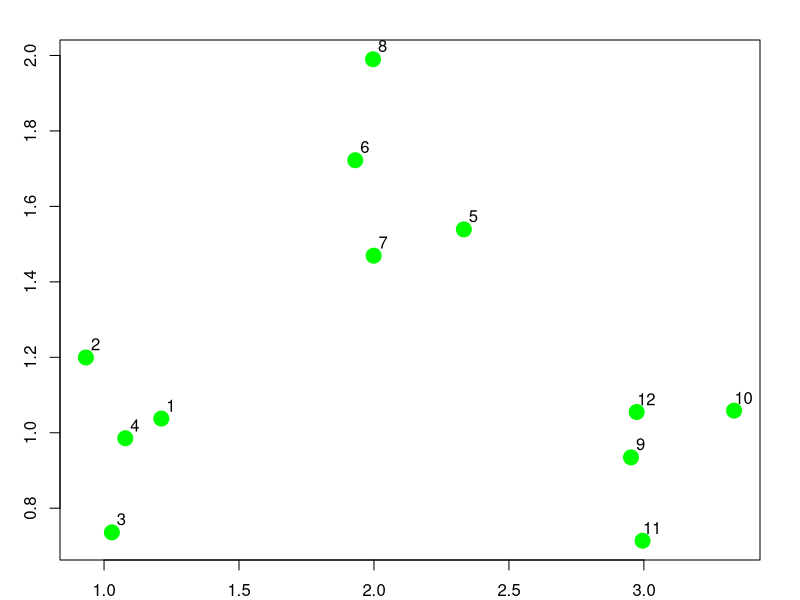
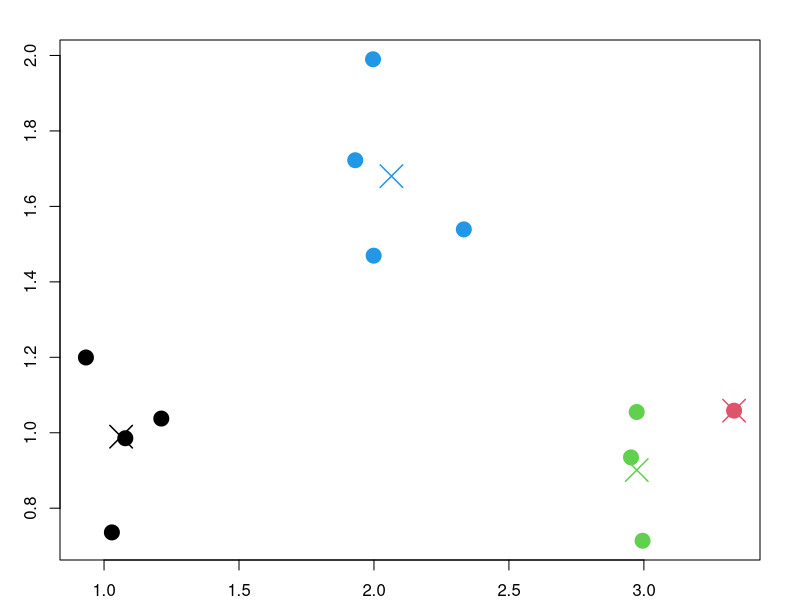
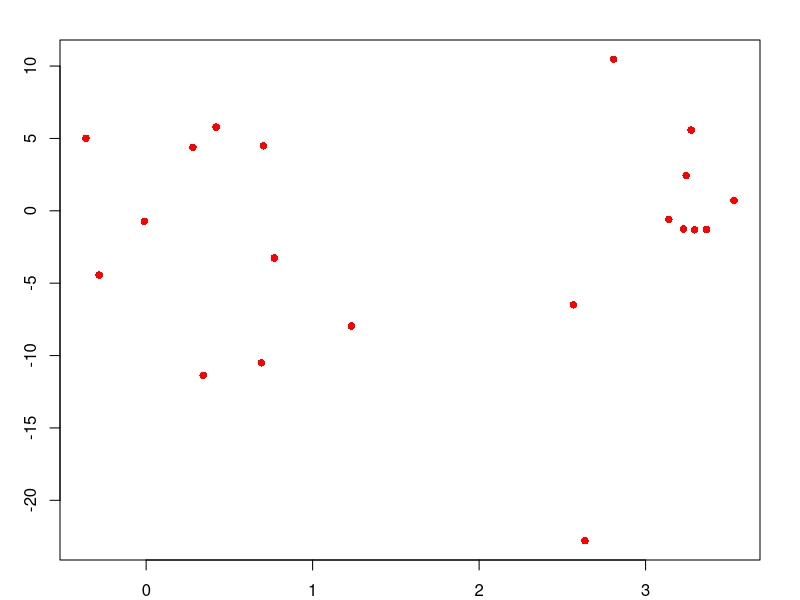
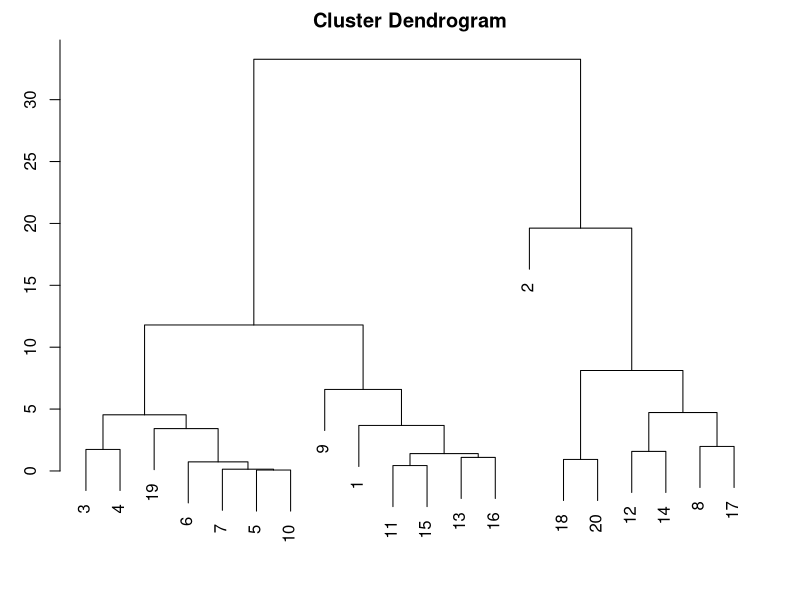
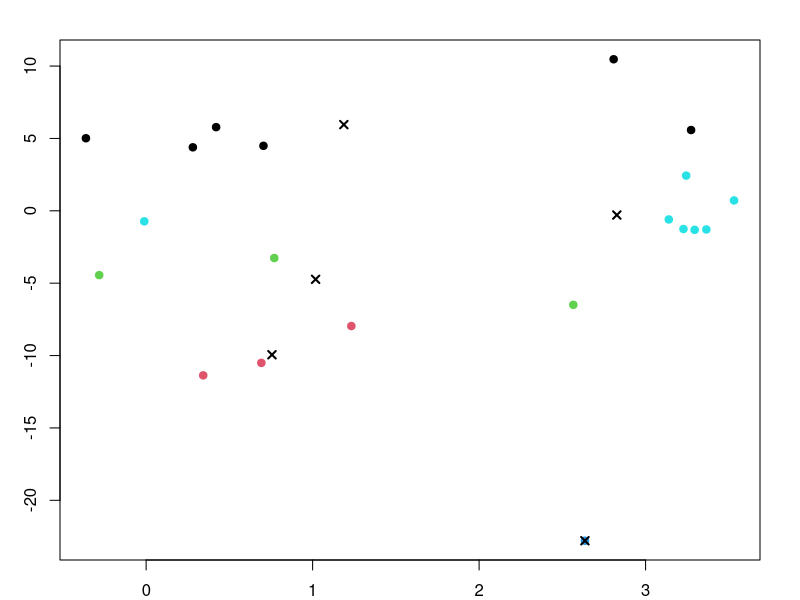
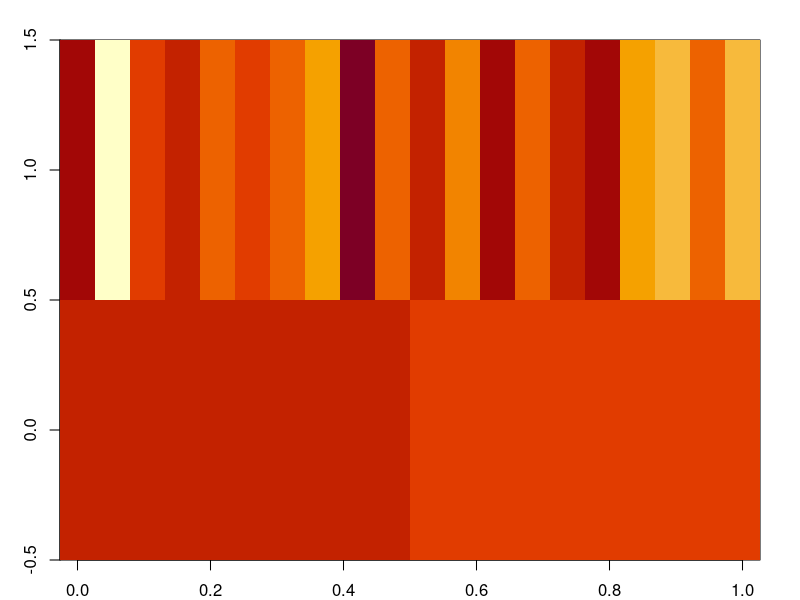
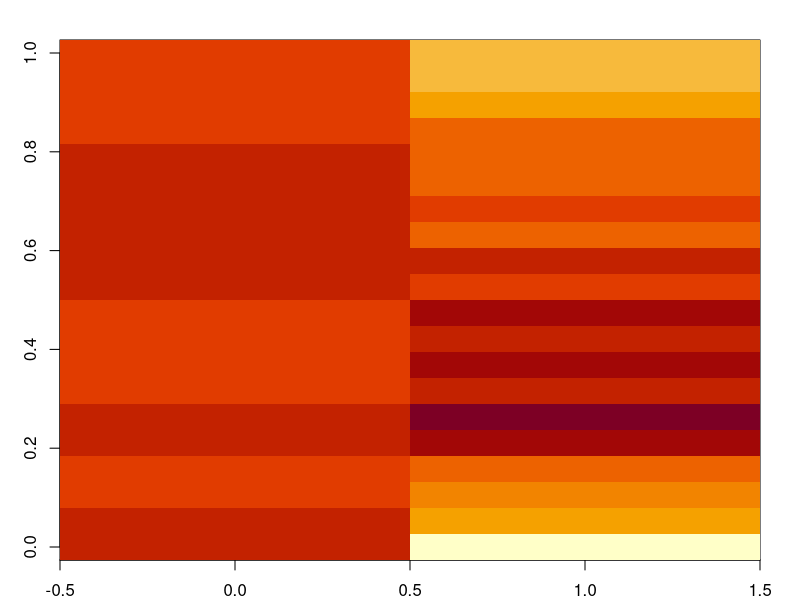

These figures' R source, in order:
# a relatively old technique
# helpful for summarizing high dimensional data & to find patterns in the data

# in K means clustering the following have to be defined
      # how do we define "close"?
      # how do we group data points together?
      # how to visualize the groupings?
      # how to interpret the groupings?

# similar to hierarchical clustering a distance metric needs to be selected
# the selected distance metric must be appropriate for the problem at hand

# K means clustering partitions a group of observations into a fixed number of clusters
# one needs to specify how many clusters are expected from the clustering algorithm
# each group will have a centroid
# centroid is the centre around which all the data points in that group gather (a centre of gravity)
# find the centriods, assign each observations/data points to these centroids
# recalculate the centroids, reassign the data points accordingly
# iterate back and forth until a sufficiently good solution is reached

# in K means clustering 3 items are needed:
            # a defined distance metric
            # number of clusters
            # initial guesses for cluster centroids

# often the initial centroids are picked randomly to start the algorithm

set.seed(2022 - (25+02))
par(mar=c(2,3,2,2))
x <- rnorm(12, mean = rep(1:3, each=4), sd=0.2)
y <- rnorm(12, mean = rep(c(1,2,1), each=4), sd = 0.2)
plot(x,y, col="green", pch=19, cex=2)
text(x+0.035, y+0.035, labels = as.character(1:12))

# once data points are assigned to the randomly initialized centroids, cluster centroids
# are recalculated, by finding the mean of coordinates of the data points in that cluster
# and the data points are reassigned accordingly to the newly determined centroids
# this process is reiterated 

dframe <- data.frame(x=x,y=y)

# the function kmeans() returns a k-means object
kmeans(dframe, centers = 4)
# this encompasses all the information needed to create the expected cluster

names(kmeans(dframe, centers = 4))
# [1] "cluster"      "centers"      "totss"        "withinss"     "tot.withinss"
# [6] "betweenss"    "size"         "iter"         "ifault"

# the most important element is the cluster element
kmeans(dframe, centers = 4)$cluster  # 2 1 1 2 3 3 3 3 4 4 4 4
# the cluster element has the labels for each 12 data points
# since we asked for 4 different clusters there are 4 different labels!

kmeans(dframe, centers = 4)$centers
# this returns the x,y coordinate pairs for the 4 centroids

kmobj <- kmeans(dframe, centers = 4)
plot(x,y, col=kmobj$cluster, pch=19, cex=2)
points(kmobj$centers, col=1:4, pch=4, cex=3, lwd=1.5)

# using heatmaps to visualize K-means clustering
x <- c(rnorm(10, m=3, sd = 0.25), rnorm(10, m=.5, sd = 0.79))
y <- rnorm(20, m=0, sd=7.5)
z <- rnorm(20)
dframe <- data.frame(x=x,y=y,z=z)
dmat <- as.matrix(dframe)

kmeans(dmat, centers = 5)
# this will do a k means clustering in 3 dimensions

x <- c(rnorm(10, m=3, sd = 0.25), rnorm(10, m=.5, sd = 0.79))
y <- rnorm(20, m=0, sd=7.5)
dframe <- data.frame(x=x,y=y)
dmat <- as.matrix(dframe)
plot(dmat, col="red", pch=16)
plot(hclust(dist(dmat)))

plot(dmat, col=kmeans(dmat, centers = 5)$cluster, pch=19)
points(kmeans(dmat, centers = 5)$centers, pch=4, lwd=2)

kmobj <- kmeans(dmat, centers = 5)
image(dmat) # heatmap is displayed horizontally
image(t(dmat)[, order(kmobj$cluster)])  
# transposing the matrix and ordering by cluster labels

# K means is a useful algorithm for organizing high dimensional data & looking for patterns
# number of clusters "centres" must be specified; 
          # pick by eye/intuition
          # pick by cross validation/information theory
          # pick by determining the number of clusters

# K means clustering is not deterministic
# since starting points are chosen randomly, it is best to run the kmeans algorithm a couple of times
# to make sure each iteration does not generate significantly different finishing points












